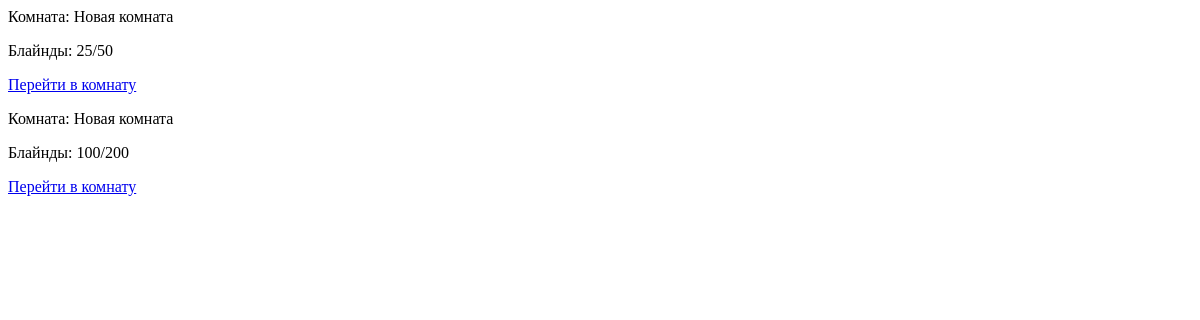
/get_rooms, run on an earlier commit of the app's database.
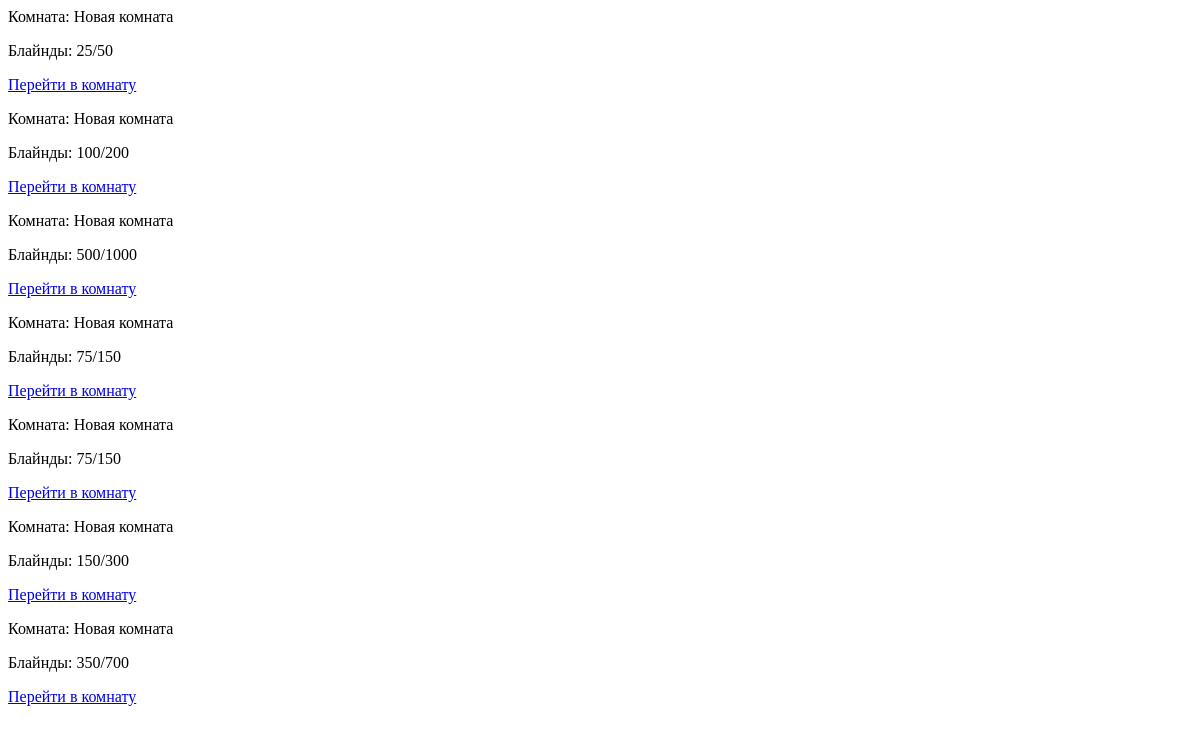
And on a later commit of the database.
### main/models.py (models this page shows, shortened)
class Room(models.Model):
    name = models.CharField(max_length=255, default="Новая комната")
    max_players = models.PositiveIntegerField(default=10)
    blinds = models.CharField(max_length=20)
    unique_id = models.UUIDField(default=uuid.uuid4, editable=False, unique=True)

### main/views.py (the view)
# urls.py: path('get_rooms', views.get_rooms, name='get_rooms'),
def get_rooms(request):
    rooms = Room.objects.all()
    return render(request, 'main/room_list.html', {'rooms': rooms})

### main/templates/main/room_list.html
{% for room in rooms %}
    <div class="room">
        <p>Комната: {{ room.name }}</p>
        <p>Блайнды: {{ room.blinds }}</p>
        <a href="{% url 'room_detail' unique_id=room.unique_id %}">Перейти в комнату</a>
    </div>
{% empty %}
    <p>Нет созданных комнат</p>
{% endfor %}

What changed in the data, as far as the page shows it:
added Room: name "Новая комната", blinds "500/1000"
added Room: name "Новая комната", blinds "75/150"
added Room: name "Новая комната", blinds "75/150"
added Room: name "Новая комната", blinds "150/300"
added Room: name "Новая комната", blinds "350/700"
